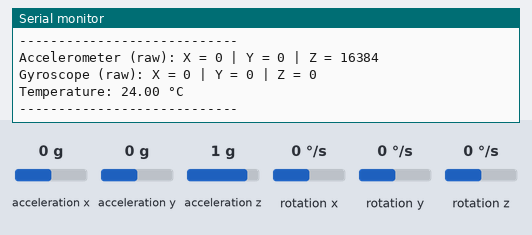
Recording of a sketch running on a simulated Arduino Uno, built with avr-gcc and run on an emulated ATmega328P. On the bench: the last lines printed to the serial monitor. Wiring (inferred from the names in the program): MPU-6050 motion sensor at I2C address 0x68. Inputs (shaded band) come from the test bench; at power-on: acceleration x 0 g, acceleration y 0 g, acceleration z 1 g, rotation x 0 °/s, rotation y 0 °/s, rotation z 0 °/s.

Above: at 1.9 s.
2.0 s: acceleration x set to -1.4 g
3.5 s: acceleration y set to -1.4 g
7.7 s: acceleration z set to -1.4 g
9.2 s: rotation x set to -192 °/s
At 10.5 s:
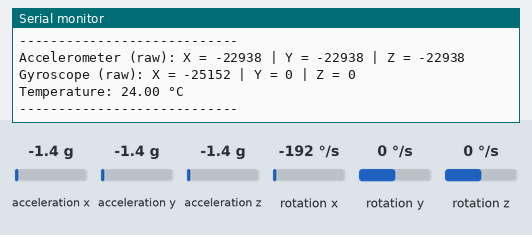
10.7 s: rotation y set to -192 °/s
At 11.9 s:
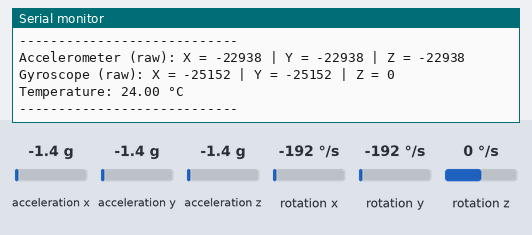

The sketch:

mpu6050_test.ino
```cpp
/*
 * MPU6050 Basic Reading
 *
 * This sketch reads accelerometer and gyroscope values from an MPU6050 sensor
 * and outputs the data to the Serial Monitor.
 *
 * Connections:
 * MPU6050 VCC -> Arduino 5V
 * MPU6050 GND -> Arduino GND
 * MPU6050 SCL -> Arduino A5 (or SCL pin on boards with dedicated I2C pins)
 * MPU6050 SDA -> Arduino A4 (or SDA pin on boards with dedicated I2C pins)
 *
 * Library dependencies:
 * - Wire.h (built-in)
 */

#include <Wire.h>

// MPU6050 I2C address (0x68 is default, 0x69 if AD0 pin is high)
const int MPU_ADDR = 0x68;

// Variables to store sensor readings
int16_t accelerometer_x, accelerometer_y, accelerometer_z;
int16_t gyro_x, gyro_y, gyro_z;
int16_t temperature;

/*
 * ===== BEGINNER'S GUIDE TO BITWISE OPERATIONS IN THIS CODE =====
 *
 * WHAT IS I2C COMMUNICATION?
 * The MPU6050 communicates with Arduino using I2C protocol, which is a serial communication method
 * where devices talk to each other using just two wires (SDA for data and SCL for clock).
 *
 * WHY BITWISE OPERATIONS?
 * The MPU6050 stores each sensor value as a 16-bit number, but sends it as two separate 8-bit bytes.
 * We need to combine these two bytes to get our original 16-bit value.
 *
 * WHAT IS A BYTE AND A REGISTER?
 * - A byte is 8 bits of data (like 10101010)
 * - A register is a storage location in the MPU6050 that holds a byte of data
 * - The MPU6050 stores each sensor value across two registers (HIGH byte and LOW byte)
 *
 * BITWISE OPERATIONS EXPLAINED:
 *
 * 1. Left shift (<<):
 *    Wire.read() << 8
 *    This takes the first byte we read (the HIGH byte) and shifts it 8 positions to the left.
 *
 *    Example:
 *    If Wire.read() returns 00101101 (HIGH byte)
 *    After shifting: 00101101 00000000
 *
 *    This makes room for the second byte.
 *
 * 2. Bitwise OR (|):
 *    (Wire.read() << 8) | Wire.read()
 *    This combines the shifted HIGH byte with the LOW byte using OR operation.
 *
 *    Example:
 *    Shifted HIGH byte: 00101101 00000000
 *    LOW byte:                   11001010
 *    Result after OR:   00101101 11001010
 *
 *    This gives us our complete 16-bit value that represents the sensor reading.
 *
 * WHY DO WE READ REGISTERS IN A SPECIFIC ORDER?
 * The MPU6050 stores data in specific memory addresses (registers):
 * - Accelerometer data starts at register 0x3B
 * - Temperature data follows the accelerometer data
 * - Gyroscope data follows the temperature data
 *
 * We tell the MPU6050 which register to start from, then read bytes in sequence.
 */

void setup()
{
  // Initialize serial communication between Arduino and your computer
  Serial.begin(9600);

  // Initialize I2C communication between Arduino and MPU6050
  Wire.begin();

  // Wake up the MPU6050 from sleep mode
  Wire.beginTransmission(MPU_ADDR); // Start communication with MPU6050
  Wire.write(0x6B);                 // Access the power management register (0x6B)
  Wire.write(0);                    // Set to 0 to wake up the MPU6050
  Wire.endTransmission(true);       // End the transmission

  Serial.println("MPU6050 Initialized");
  Serial.println("Format: ax, ay, az, gx, gy, gz, temp(°C)");
}

void loop()
{
  // Start communication with MPU6050
  Wire.beginTransmission(MPU_ADDR);
  Wire.write(0x3B);            // Tell MPU6050 we want to read starting from register 0x3B (ACCEL_XOUT_H)
  Wire.endTransmission(false); // End transmission but keep the connection active

  // Request 14 registers (each value is stored in 2 registers for a total of 7 values)
  // (3 accelerometer values + 1 temperature value + 3 gyroscope values) * 2 bytes each = 14 bytes
  Wire.requestFrom(MPU_ADDR, 14, true);

  // Read X-axis acceleration data
  // The value is stored in two registers: HIGH byte first, then LOW byte
  accelerometer_x = Wire.read() << 8 | Wire.read();
  // Step by step:
  // 1. Wire.read() reads the HIGH byte (ACCEL_XOUT_H)
  // 2. << 8 shifts this byte 8 positions left (making it 0xXX00)
  // 3. Wire.read() reads the LOW byte (ACCEL_XOUT_L)
  // 4. | combines the two bytes with OR operation (making it 0xXXYY)

  // Repeat for Y and Z acceleration axes
  accelerometer_y = Wire.read() << 8 | Wire.read();
  accelerometer_z = Wire.read() << 8 | Wire.read();

  // Read temperature (stored in 2 bytes)
  temperature = Wire.read() << 8 | Wire.read();

  // Read X, Y, and Z gyroscope data (each stored in 2 bytes)
  gyro_x = Wire.read() << 8 | Wire.read();
  gyro_y = Wire.read() << 8 | Wire.read();
  gyro_z = Wire.read() << 8 | Wire.read();

  // Convert raw temperature data to degrees Celsius
  // The formula comes from the MPU6050 datasheet
  float temp_celsius = temperature / 340.0 + 36.53;

  // Print accelerometer values
  Serial.print("Accelerometer (raw): ");
  Serial.print("X = ");
  Serial.print(accelerometer_x);
  Serial.print(" | Y = ");
  Serial.print(accelerometer_y);
  Serial.print(" | Z = ");
  Serial.println(accelerometer_z);

  // Print gyroscope values
  Serial.print("Gyroscope (raw): ");
  Serial.print("X = ");
  Serial.print(gyro_x);
  Serial.print(" | Y = ");
  Serial.print(gyro_y);
  Serial.print(" | Z = ");
  Serial.println(gyro_z);

  // Print temperature
  Serial.print("Temperature: ");
  Serial.print(temp_celsius);
  Serial.println(" °C");

  Serial.println("----------------------------");

  // Wait before reading again
  delay(1000);
}
```

Measured:
- after the input at 9.2 s, the serial monitor: prints a new line after 0.73 s (image 1)
- after the input at 10.7 s, the serial monitor: prints a new line after 0.33 s (image 2)
